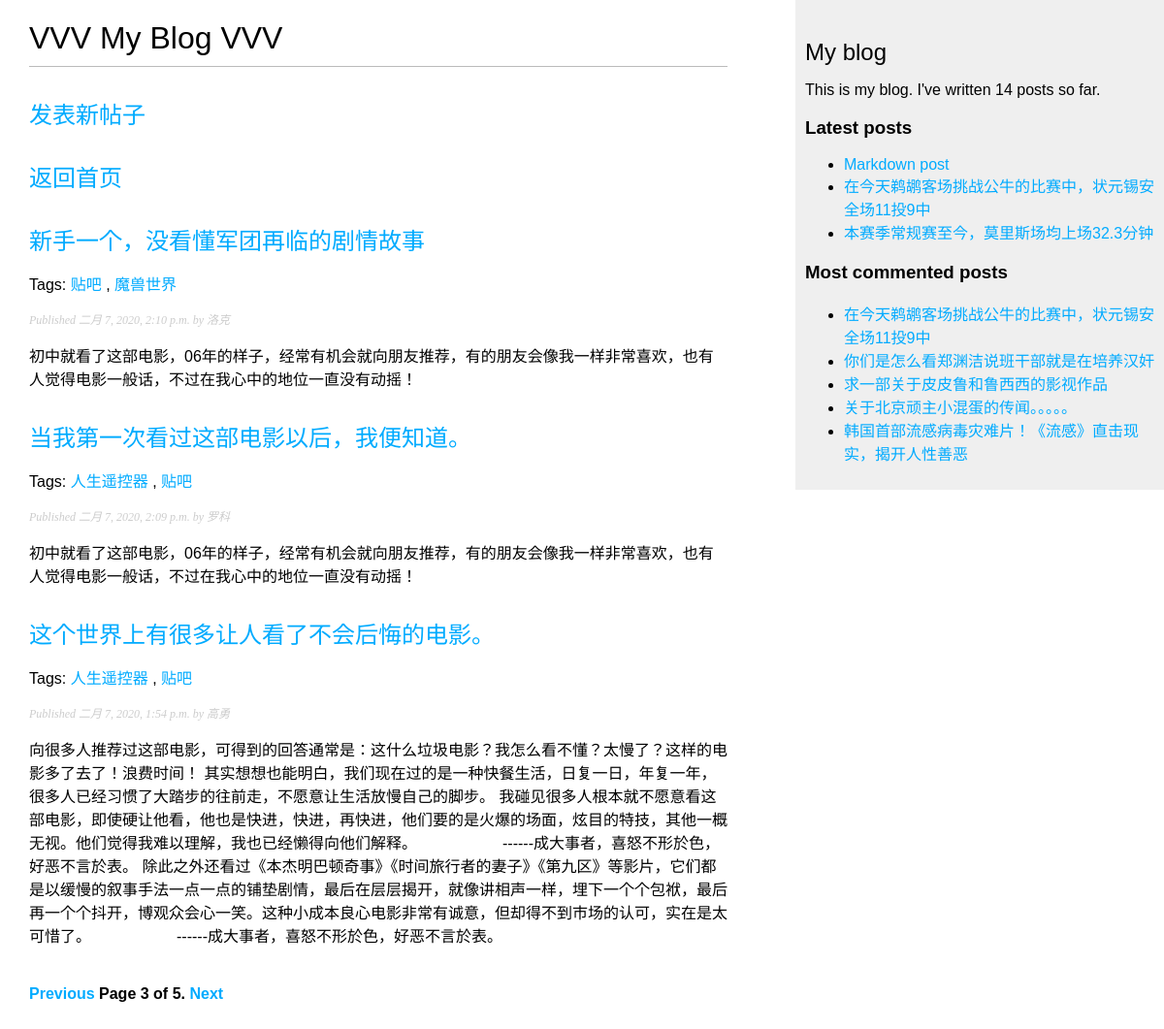
Page /blog/?page=3 on the committed database.
### blog/models.py (models this page shows, shortened)
class Post(models.Model):
    STATUS_CHOICES = (
        ('draft', 'Draft'),
        ('published', 'Published'),
    )
    title = models.CharField(max_length=250)
    slug = models.SlugField(max_length=250,
                            unique_for_date='publish')
    author = models.ForeignKey(User,
                               on_delete=models.CASCADE,
                               related_name='blog_posts')  # 查询作者名字就用author__username
    body = models.TextField()
    publish = models.DateTimeField(default=timezone.now)  # 查询年就用publish__year
    created = models.DateTimeField(auto_now_add=True)
    updated = models.DateTimeField(auto_now=True)
    status = models.CharField(max_length=10,
                              choices=STATUS_CHOICES,
                              default='draft')
    class Meta:
        ordering = ('-publish',)
    objects = models.Manager()  # The default manager.
    published = PublishedManager()  # Our custom manager.
    def get_absolute_url(self):
        return reverse('blog:post_detail',
                       args=[self.publish.year,
                             self.publish.month,
                             self.publish.day,
                             self.slug])
    tags = TaggableManager()

### blog/views.py (the view)
# urls.py: path('', views.post_list, name='post_list'),
def post_list(request, tag_slug=None):  # 虽然tag_slug=None,但是tag_slug还是可以接收标签参数。
    object_list = Post.published.all()
    tag = None
    if tag_slug:
        tag = get_object_or_404(Tag, slug=tag_slug)
        object_list = object_list.filter(tags__in=[tag])
    paginator = Paginator(object_list, 3)  # 每页3个帖子
    page = request.GET.get('page')  # 网页上取的当前page号码
    try:
        posts = paginator.page(page)
    except PageNotAnInteger:
        posts = paginator.page(1)  # 如果网页上取的当前page号码不是整数，则提交第一个页面。
    except EmptyPage:
        posts = paginator.page(paginator.num_pages)  # 如果网页上取的当前page号码超出范围，则提交最后一页的结果。
    return render(request,
                  'blog/post/list.html',
                  {'page': page,
                   'posts': posts,
                   'tag': tag})

### blog/models.py (called while the page is built)
    def get_queryset(self):
        return super(PublishedManager, self).get_queryset()\
                                             .filter(status='published')

### blog/templatetags/blog_tags.py (called while the page is built)
@register.simple_tag
def total_posts():
    return Post.published.count()

@register.simple_tag
def get_most_commented_posts(count=5):
    return Post.published.annotate(total_comments=Count('comments')).order_by('-total_comments')[:count]

@register.inclusion_tag('blog/post/latest_posts.html')
def show_latest_post(count=5):
    latest_posts = Post.published.order_by('-publish')[:count]
    return {'latest_posts': latest_posts}

@register.filter(name='markdown')
def markdown_format(text):
    return mark_safe(markdown.markdown(text))

### templates/blog/post/list.html (shortened to what this page needs)
{% extends "blog/base.html" %}
{% load blog_tags %}
{% block content %}
    <h1>VVV My Blog VVV</h1>
    <h2><a href="http://222.25.2.37:8000/admin/blog/post/add/">发表新帖子</a></h2>
    <h2><a href="{% url "blog:post_list" %}">返回首页</a></h2>
    {% for post in posts %}
        <h2>
            <a href="{{ post.get_absolute_url }}">
                {{ post.title }}
            </a>
        </h2>
        <p class="tags">
            Tags:
            {% for tag in post.tags.all %}
                <a href="{% url "blog:post_list_by_tag" tag.slug %}">
                    {{ tag.name }}
                </a>
                {% if not forloop.last %}, {% endif %}
            {% endfor %}
        </p>
        <p class="date">
            Published {{ post.publish }} by {{ post.author }}
        </p>
        {{ post.body|markdown|truncatewords_html:30 }}
    {% endfor %}
    {% include "pagination.html" with page=posts %}
{% endblock %}

### templates/blog/base.html (shortened to what this page needs)
{% load blog_tags %}
{% load static %}
<!DOCTYPE html>
<html lang="en">
<head>
    <link href="{% static "css/blog.css" %}" rel="stylesheet">
</head>
<body>
    <div id="content">
        {% block content %}
        {% endblock %}
    </div>
    <div id="sidebar">
        <h2>My blog</h2>
        <p>This is my blog. I've written {% total_posts %} posts so far.</p>
        <h3>Latest posts</h3>
        {% show_latest_post 3 %}
        <h3>Most commented posts</h3>
        {% get_most_commented_posts as most_commented_posts %}
        <ul>
            {% for post in most_commented_posts %}
                <li>
                    <a href="{{ post.get_absolute_url }}">{{ post.title }}</a>
                </li>
            {% endfor %}
        </ul>
    </div>
</body>
</html>

### templates/blog/post/latest_posts.html (shortened to what this page needs)
<!DOCTYPE html>
<html lang="en">
<head>
</head>
<body>
    <ul>
        {% for post in latest_posts %}
            <li>
                <a href="{{ post.get_absolute_url }}">{{ post.title }}</a>
            </li>
        {% endfor %}
    </ul>
</body>
</html>

### blog/static/css/blog.css (style rules this page uses)
body { margin:0; padding:0; font-family:helvetica, sans-serif; }
a { color:#00abff; text-decoration:none; }
h1 { font-weight:normal; border-bottom:1px solid #bbb; padding:0 0 10px 0; }
h2 { font-weight:normal; margin:30px 0 0; }
#content { float:left; width:60%; padding:0 0 0 30px; }
#sidebar { float:right; width:30%; padding:10px; background:#efefef; height:100%; }
p.date { color:#ccc; font-family: georgia, serif; font-size: 12px; font-style: italic; }

### rows in the picture
Post: title "新手一个，没看懂军团再临的剧情故事", publish "二月 7, 2020, 2:10 p.m.", author "洛克", body "初中就看了这部电影，06年的样子，经常有机会就向朋友推荐，有的朋友会像我一样非常喜欢，也有人觉得电影一般话，不过在我心中的地位一直没有动摇！"
Tag: name "贴吧"
Tag: name "魔兽世界"
Post: title "当我第一次看过这部电影以后，我便知道。", publish "二月 7, 2020, 2:09 p.m.", author "罗科", body "初中就看了这部电影，06年的样子，经常有机会就向朋友推荐，有的朋友会像我一样非常喜欢，也有人觉得电影一般话，不过在我心中的地位一直没有动摇！"
Tag: name "人生遥控器"
Post: title "这个世界上有很多让人看了不会后悔的电影。", publish "二月 7, 2020, 1:54 p.m.", author "高勇", body "向很多人推荐过这部电影，可得到的回答通常是：这什么垃圾电影？我怎么看不懂？太慢了？这样的电影多了去了！浪费时间！ 其实想想也能明白，我们现在过的是一种快餐生活，日复一日，年复一年，很多人已经习惯了大踏步的往前走，不愿意让生活放慢自己的脚步。 我碰见很多人根本就不愿意看这部电影，即使硬让他看，他也是快进，快进，再快进，他们要的是火爆的场面，炫目的特技，其他一概无视。他们觉得我难以理解，我也已经懒得向他们解释。 ------成大事者，喜怒不形於色，好恶不言於表。 除此之外还看过《本杰明巴顿奇事》《时间旅行者的妻子》《第九区》等影片，它们都是以缓慢的叙事手法一点一点的铺垫剧情，最后在层层揭开，就像讲相声一样，埋下一个个包袱，最后再一个个抖开，博观众会心一笑。这种小成本良心电影非常有诚意，但却得不到市场的认可，实在是太可惜了。 ------成大事者，喜怒不形於色，好恶不言於表。"
Post: title "Markdown post"
Post: title "在今天鹈鹕客场挑战公牛的比赛中，状元锡安全场11投9中"
Post: title "本赛季常规赛至今，莫里斯场均上场32.3分钟"
Post: title "你们是怎么看郑渊洁说班干部就是在培养汉奸"
Post: title "求一部关于皮皮鲁和鲁西西的影视作品"
Post: title "关于北京顽主小混蛋的传闻。。。。。"
Post: title "韩国首部流感病毒灾难片！《流感》直击现实，揭开人性善恶"

### other values in the picture
{{ page.number }} "3"
{{ page.paginator.num_pages }} "5"
